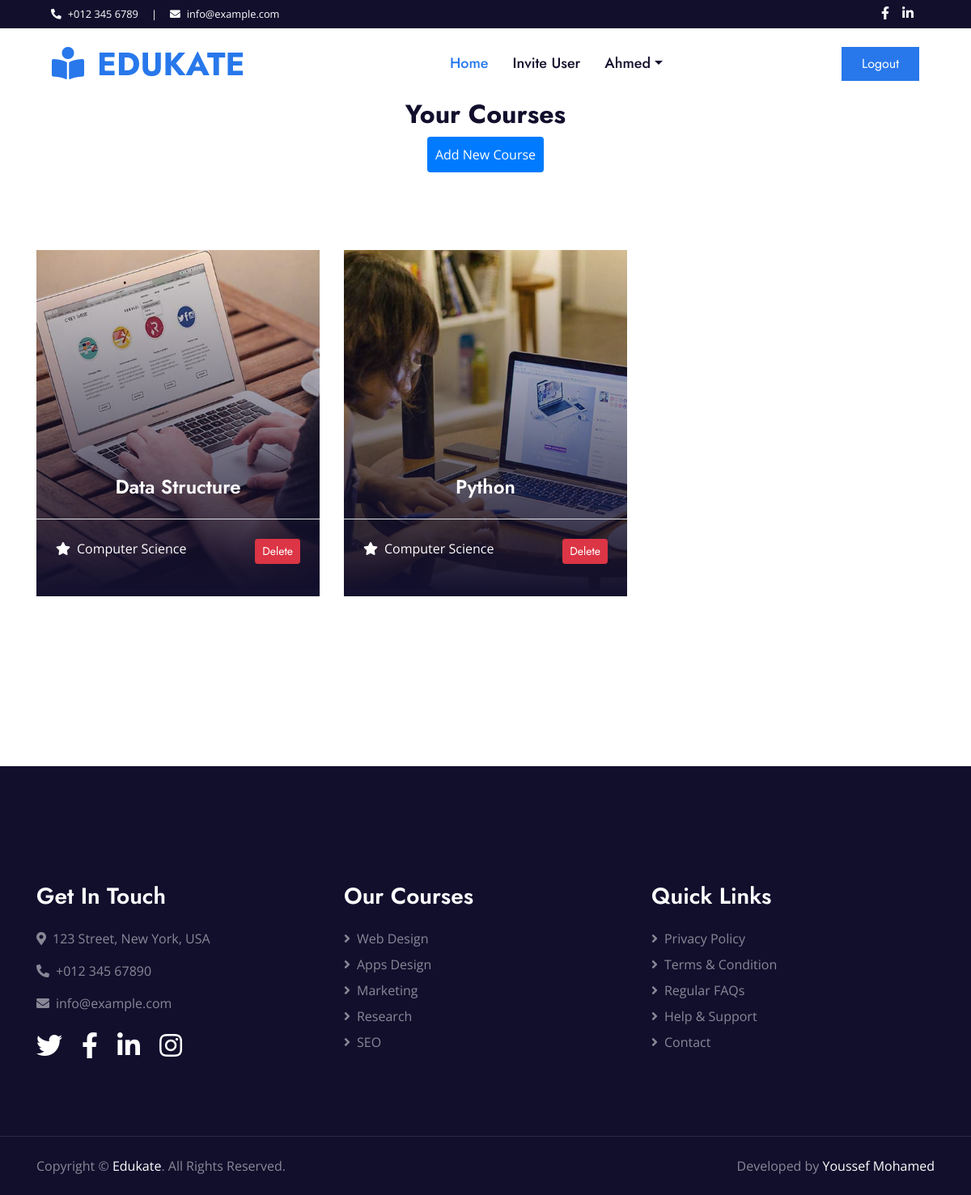
Page /instructor/courses (signed in) on the committed database.
### instructor/models.py (models this page shows, shortened)
class Course(models.Model):
    instructor = models.ForeignKey(Instructor, on_delete=models.CASCADE)
    courseName = models.CharField(max_length=50)
    image = models.ImageField(upload_to='course_image/%Y/%m/%d/')
    description = models.TextField(max_length=500)
    Type = models.CharField(max_length=50)
    student_complete = models.ManyToManyField(Student, through="CompleteCourse")

### instructor/views/course_views.py (the view)
# urls.py: path('courses', course_view, name='instructor_courses'),
@login_required
@user_passes_test(lambda user: user.is_staff and not user.is_superuser and Instructor.objects.filter(staffuser=user).exists())
def course_view(request):
    current_instructor = Instructor.objects.get(staffuser = request.user)
    courses = Course.objects.filter(instructor = current_instructor)
    return render(request , 'instructor_course.html', {'courses':courses})

### templates/instructor_course.html (shortened to what this page needs)
{% extends 'base/base.html' %}
{% load static %}
{% block content %}
<h2 style="text-align: center;">Your Courses</h2>
<div class="button-container">
    <a href="{% url 'upload_course' %}">
        <button id="addLessonBtn">Add New Course</button>
    </a>
</div>
<div class="container-fluid py-5">
    <div class="container py-5">
        <div class="row" style="display: flex; flex-wrap: wrap;">
            {% for course in courses %}
            <div class="col-lg-4 col-md-6 pb-4">
                <div class="courses-list-item position-relative d-block overflow-hidden mb-2 course-box">
                    <img class="img-fluid" src="{{course.image.url}}" alt="">
                    <div class="courses-text">
                        <h4 class="text-center text-white px-3"><a href="{% url 'upload_lesson' course.id %}" style="color: white;">{{course.courseName}}</a></h4>
                        <div class="border-top w-100 mt-3">
                            <div class="d-flex justify-content-between p-4">
                                <span class="text-white"><i class="fa fa-star mr-2"></i>{{course.Type}}</span>
                                <form method="post" action="{% url 'delete_course' course.id %}" class="d-inline">
                                    <button type="submit" class="btn btn-danger btn-sm">Delete</button>
                                </form>
                            </div>
                        </div>
                    </div>
                </div>
            </div>
            {% endfor %}
        </div>
    </div>
</div>
{% endblock %}

### templates/base/header.html (shortened to what this page needs)
{% load static %}
<!DOCTYPE html>
<html>
    <head>
    <link href="https://cdnjs.cloudflare.com/ajax/libs/font-awesome/5.10.0/css/all.min.css" rel="stylesheet">
    <link href="{% static 'css/style.css' %}" rel="stylesheet">
    </head>
    <body>
        <div class="container-fluid bg-dark">
            <div class="row py-2 px-lg-5">
                <div class="col-lg-6 text-center text-lg-left mb-2 mb-lg-0">
                    <div class="d-inline-flex align-items-center text-white">
                        <small><i class="fa fa-phone-alt mr-2"></i>+012 345 6789</small>
                        <small class="px-3">|</small>
                        <small><i class="fa fa-envelope mr-2"></i>info@example.com</small>
                    </div>
                </div>
                <div class="col-lg-6 text-center text-lg-right">
                    <div class="d-inline-flex align-items-center">
                        <a class="text-white px-2" href="">
                            <i class="fab fa-facebook-f"></i>
                        </a>
                        <a class="text-white px-2" href="">
                            <i class="fab fa-linkedin-in"></i>
                        </a>
                    </div>
                </div>
            </div>
        </div>
        <div class="container-fluid p-0">
            <nav class="navbar navbar-expand-lg bg-white navbar-light py-3 py-lg-0 px-lg-5">
                <a href="{% url 'index' %}" class="navbar-brand ml-lg-3">
                    <h1 class="m-0 text-uppercase text-primary"><i class="fa fa-book-reader mr-3"></i>Edukate</h1>
                </a>
                <div class="collapse navbar-collapse justify-content-between px-lg-3" id="navbarCollapse">
                    <div class="navbar-nav mx-auto py-0">
                        {% if user.is_authenticated %}
                        {% if user.is_staff and not user.is_superuser %}
                        {% if request.user.assistant %}
                        <a href="{% url 'index' %}" class="nav-item nav-link active">Home</a>
                        <a href="{% url 'generate_invitation' %}" class="nav-item nav-link">Invite User</a>
                        {% else %}
                        <a href="{% url 'index' %}" class="nav-item nav-link active">Home</a>
                        <a href="{% url 'generate_invitation' %}" class="nav-item nav-link">Invite User</a>
                        <div class="nav-item dropdown">
                            <a href="#" class="nav-link dropdown-toggle" data-toggle="dropdown">{{user.username}}</a>
                        </div>
                        {% endif %}
                        {% elif user.is_superuser%}
                        <a href="{% url 'index' %}" class="nav-item nav-link active">Home</a>
                        <a href="{% url 'view_mesasges' %}" class="nav-item nav-link">Messages</a>
                        <a href="{% url 'admin:index' %}" class="nav-item nav-link">Admin Panel</a>
                        {% endif %}
                        {% else %}
                        <a href="index.html" class="nav-item nav-link active">Home</a>
                        <a href="#about" class="nav-item nav-link">About Us</a>
                        <a href="#contact" class="nav-item nav-link">Contact Us</a>
                        {% endif %}
                    </div>
                    {% if user.is_authenticated %}
                    <a href="{% url 'signout' %}" class="btn btn-primary py-2 px-4">Logout</a>
                    {% else %}
                    <a href="{% url 'signin' %}" class="btn btn-primary py-2 px-4">Login</a>
                    {% endif %}
                </div>
            </nav>
        </div>
    </body>
</html>

### templates/instructor_course.html (style rules this page uses)
.button-container { display: flex; justify-content: center; }
.button-container button { padding: 10px; background-color: #007BFF; color: white; border: none; border-radius: 4px; cursor: pointer; transition: background-color 0.3s; }
.course-box { height: 100%; overflow: hidden; }

### rows in the picture
Course: image (picture), courseName "Data Structure", Type "Computer Science"
Course: image (picture), courseName "Python", Type "Computer Science"

### other values in the picture
{{ user.username }} "Ahmed"
